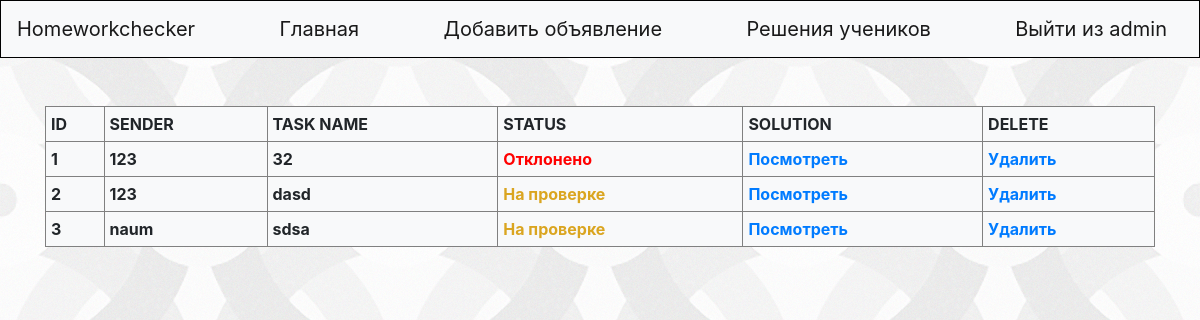
/solutions (signed in), run on the app's committed database.
### main.py (models this page shows, shortened)
class YandexLyceumStudent(db.Model):
    id = db.Column(db.Integer, primary_key=True)
    username = db.Column(db.String(80), unique=True, nullable=False)
    name = db.Column(db.String(80), unique=False, nullable=False)
    surname = db.Column(db.String(80), unique=False, nullable=False)
    email = db.Column(db.String(120), unique=True, nullable=False)
    password = db.Column(db.String(120), unique=False, nullable=False)

class SolutionAttempt(db.Model):
    id = db.Column(db.Integer, primary_key=True)
    task = db.Column(db.String(120), unique=False, nullable=False)
    code = db.Column(db.String(2000), unique=False, nullable=False)
    status = db.Column(db.String(50), unique=False, nullable=False)
    student_id = db.Column(db.Integer,
                           db.ForeignKey('yandex_lyceum_student.id'),
                           nullable=False)
    student = db.relationship('YandexLyceumStudent',
                              backref=db.backref('SolutionAttempts',
                                                 lazy=True))

### main.py (the view)
@app.route('/solutions')
def solutions():
    if 'username' not in session:
        return redirect('/login')
    if session['username'] not in ADMINS:
        return redirect('/')
    all = SolutionAttempt.query.all()
    arr = []
    for i in all:
        id = i.id
        sender = i.student.username
        task = i.task
        status = i.status
        arr.append((id, sender, task, status))
    return render_template('admin_solutions.html', session=session, ADMINS=ADMINS, solutions=arr, sz=len(arr))

### templates/admin_solutions.html (shortened to what this page needs)
{% extends "base.html" %}
{% block content %}
  {% if sz == 0%}
    <br/>
<br/>
<br/><br/><br/>
   <center> <h1> Список решений учеников пуст </h1></center>
      {% else %}
     <br/>
<div>
    <table border="1" width="100%" cellpadding="5" style="background-color: #f8f9fa;">
      <th>ID</th>
      <th>SENDER</th>
      <th>TASK NAME</th>
      <th>STATUS</th>
      <th>SOLUTION</th>
        <th>DELETE</th>
      {% for id, sender, task_name, status in solutions %}
      <tr>
          <th>{{id}}</th>
          <th>{{sender}}</th>
          <th>{{task_name}}</th>
            {% if status == 'На проверке'%}
          <th> <a style="color:#DAA520">{{status}}</a></th>
          {% endif %}
            {% if status == 'Отклонено'%}
          <th> <a style="color:red">{{status}}</a></th>
          {% endif %}
          <th> <a href="/change_status/{{id}}">Посмотреть</a></th>
          <th> <a href="/delete_solution/{{id}}">Удалить</a></th>
    </tr>
      {% endfor %}
       </table>
    </div>
    {% endif%}
{% endblock %}

### templates/base.html (style rules this page uses)
body { background-image: url(../static/fon.jpg); background-color: #f8f9fa; }

### data on the page
YandexLyceumStudent: solutions "123" "123"
SolutionAttempt: solutions "32", solutions "Отклонено"
SolutionAttempt: solutions "dasd", solutions "На проверке"
YandexLyceumStudent: solutions "naum"
SolutionAttempt: solutions "sdsa", solutions "На проверке"

### other printed values
{{ session["username"] }} "admin"
{{ id }} "1" "2" "3"
